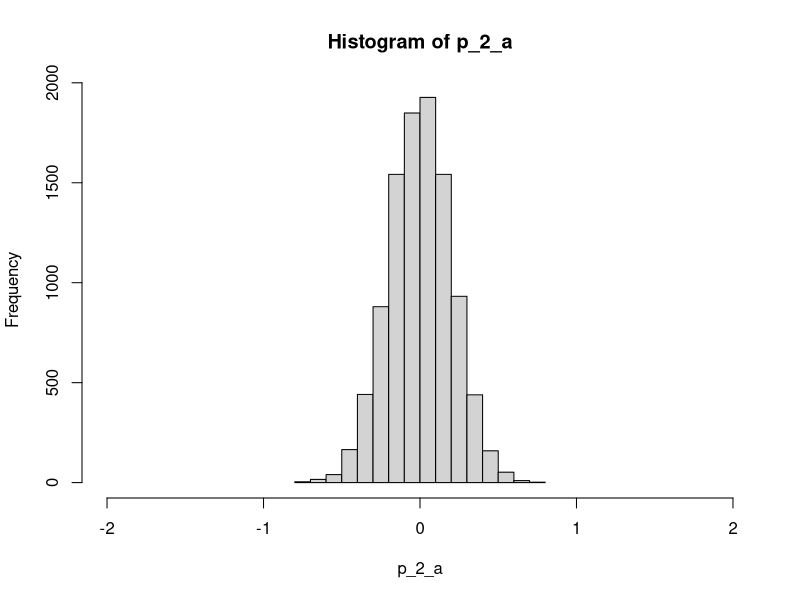
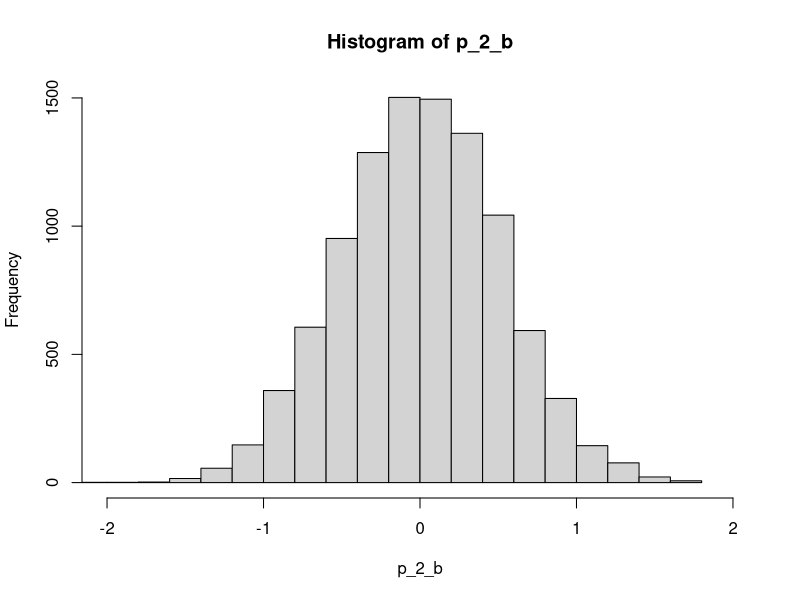
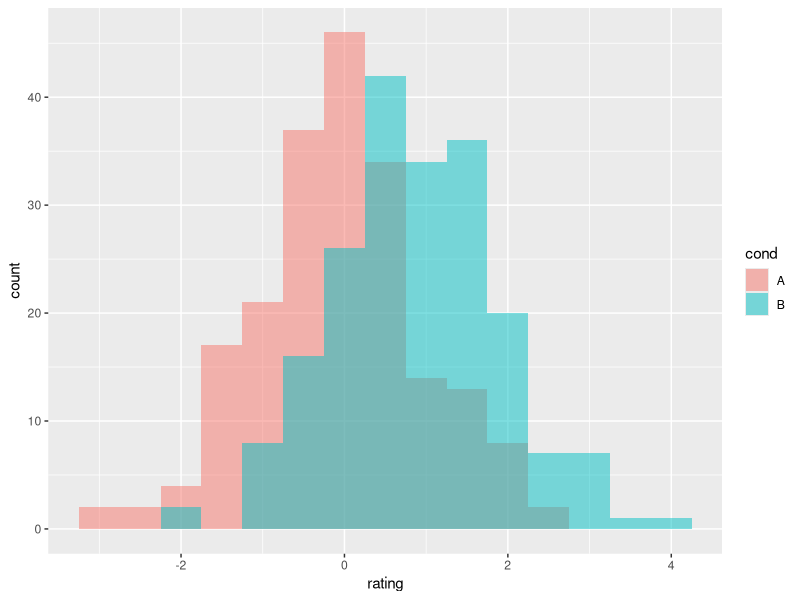
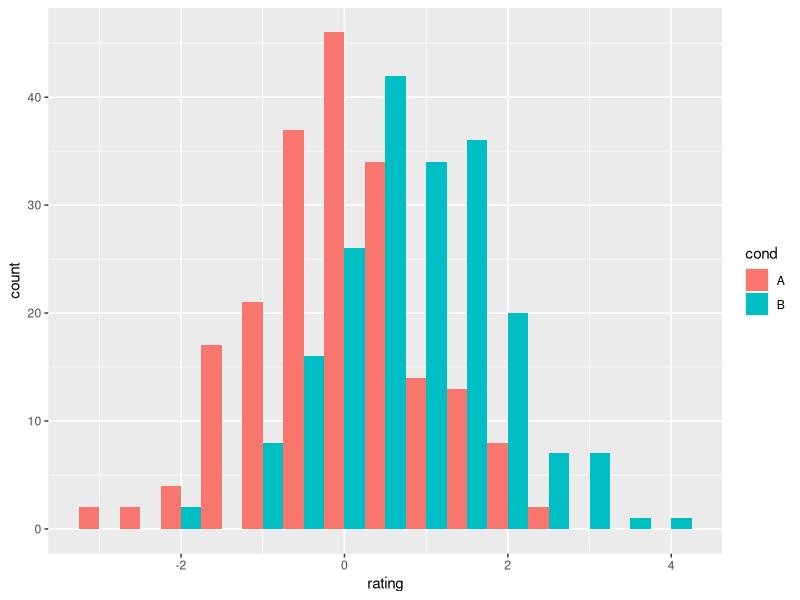
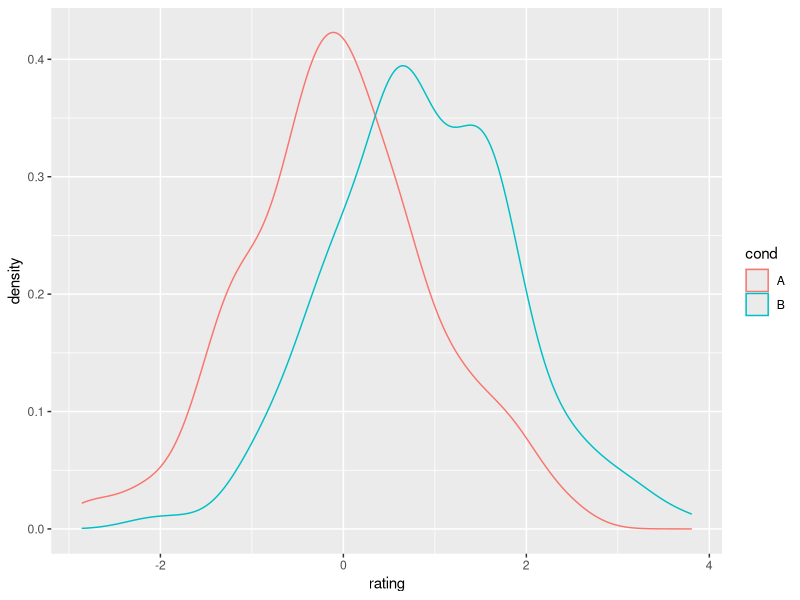
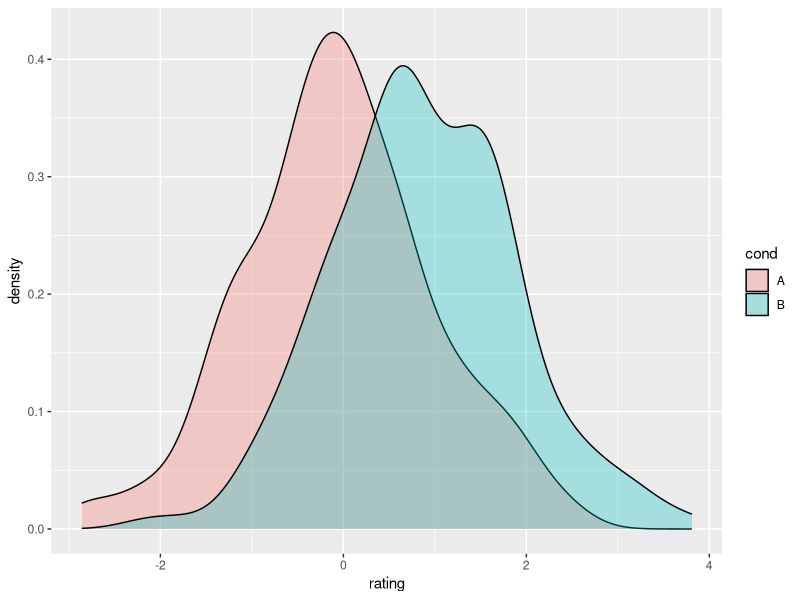
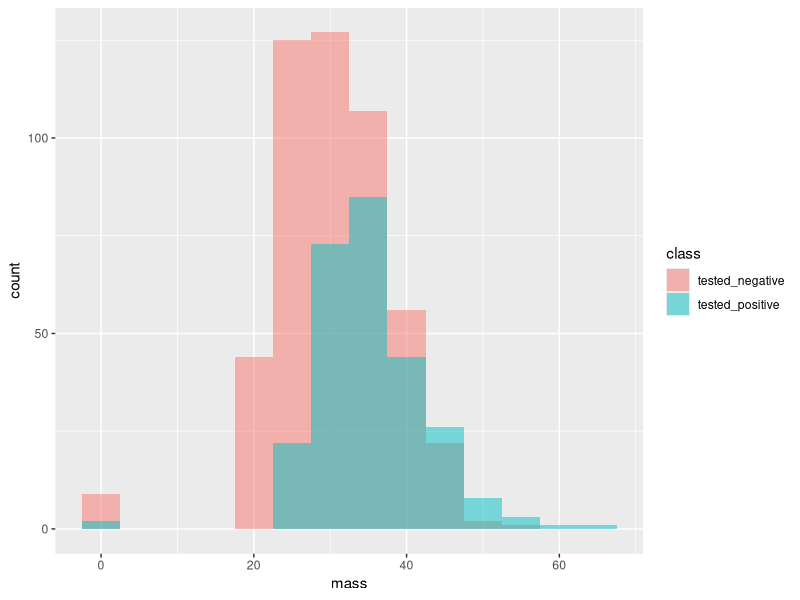
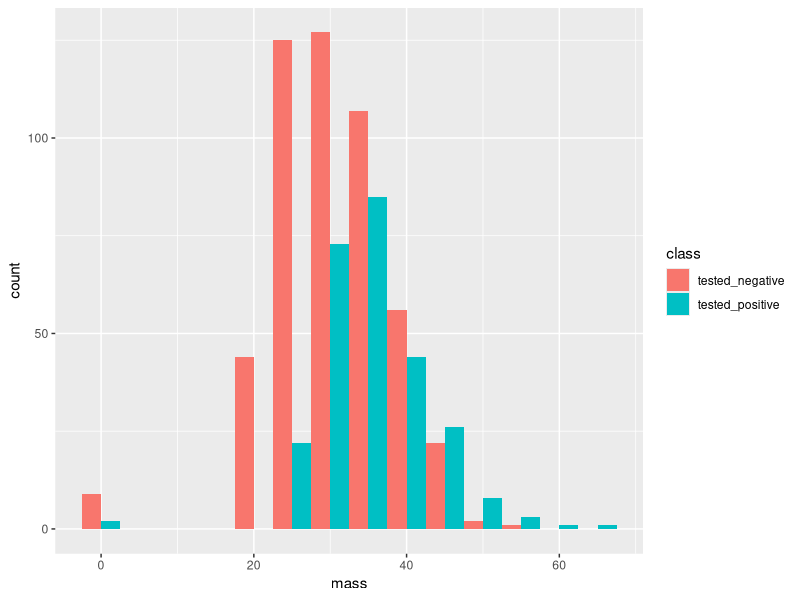

The R script that drew these images, in order:
# 1-15-2022 , Name: Cason Konzer

# Prelims
library(ggplot2)


# Problem 1(a)
su <- read.delim(file = "Su_raw_matrix.txt")

# Problem 1(b)
m_sd <- function(col)
{
    m <- mean(col)
    sd <- sd(col)
    return <- rbind(m, sd)
    colnames(return) <- ""
    print(return)
    return
}
p_1_b <- m_sd(col = su$Liver_2.CEL)

# Problem 1(c)
cm_cs <- function(df)
{
    cm <- colMeans(df)
    cs <- colSums(df)
    return <- rbind(t(cm), t(cs))
    rownames(return) <- c("m", "sd")
    print(return)
    return
}
p_1_c <- cm_cs(df = su)


# Problem 2(a)
p_2_a <- rnorm(n = 10000, mean = 0, sd = 0.2)
hist(p_2_a, xlim = c(-2,2))

# Problem 2(b)
p_2_b <- rnorm(n = 10000, mean = 0, sd = 0.5)
hist(p_2_b, xlim = c(-2,2))

# Problem 2 discussion
# We can clearly see that p_2_a has a much tighter distribution that p_2_b.
# This is because it has a smaller standard deviation. 
# Additionally both samples have sample mean 0 as they were drawn from a random normal distribution with population mean 0.


# Problem 3(a)
dat <- data.frame(cond = factor(rep(c("A", "B"), each = 200)), rating = c(rnorm(200), rnorm(200, mean = 0.8)))
# Note: data generation.

# Problem 3(b)
plot(ggplot(dat, aes(x = rating, fill = cond)) + geom_histogram(binwidth = 0.5, alpha = 0.5, position = "identity"))
# Note: overlaid histograms.

# Problem 3(c)
plot(ggplot(dat, aes(x = rating, fill = cond)) + geom_histogram(binwidth = 0.5, position = "dodge"))
# Note: interleaved histograms.

# Problem 3(d)
plot(ggplot(dat, aes(x = rating, colour = cond)) + geom_density())
# Note: density plots.

# Problem 3(e)
plot(ggplot(dat, aes(x = rating, fill = cond)) + geom_density(alpha = 0.3))
# Note: density plots w/ semi-transparent fill.

# Problem 3(f)
diabetes <- read.csv("diabetes_train.csv")
plot(ggplot(diabetes, aes(x = mass, fill = class)) + geom_histogram(binwidth = 5, alpha = 0.5, position = "identity"))
plot(ggplot(diabetes, aes(x = mass, fill = class)) + geom_histogram(binwidth = 5, position = "dodge"))
plot(ggplot(diabetes, aes(x = mass, color = class)) + geom_density())
plot(ggplot(diabetes, aes(x = mass, fill = class)) + geom_density(alpha = 0.3))

# Problem 4
print(quantile(diabetes$skin, probs = c(0.10, 0.30, 0.50, 0.60)))

# print(quantile(diabetes$skin, probs = c(0.10, 0.30, 0.50, 0.60, .70, .80, .90, 1)))
# plot(ggplot(diabetes, aes(x = skin)) + geom_density(alpha = 0.3))